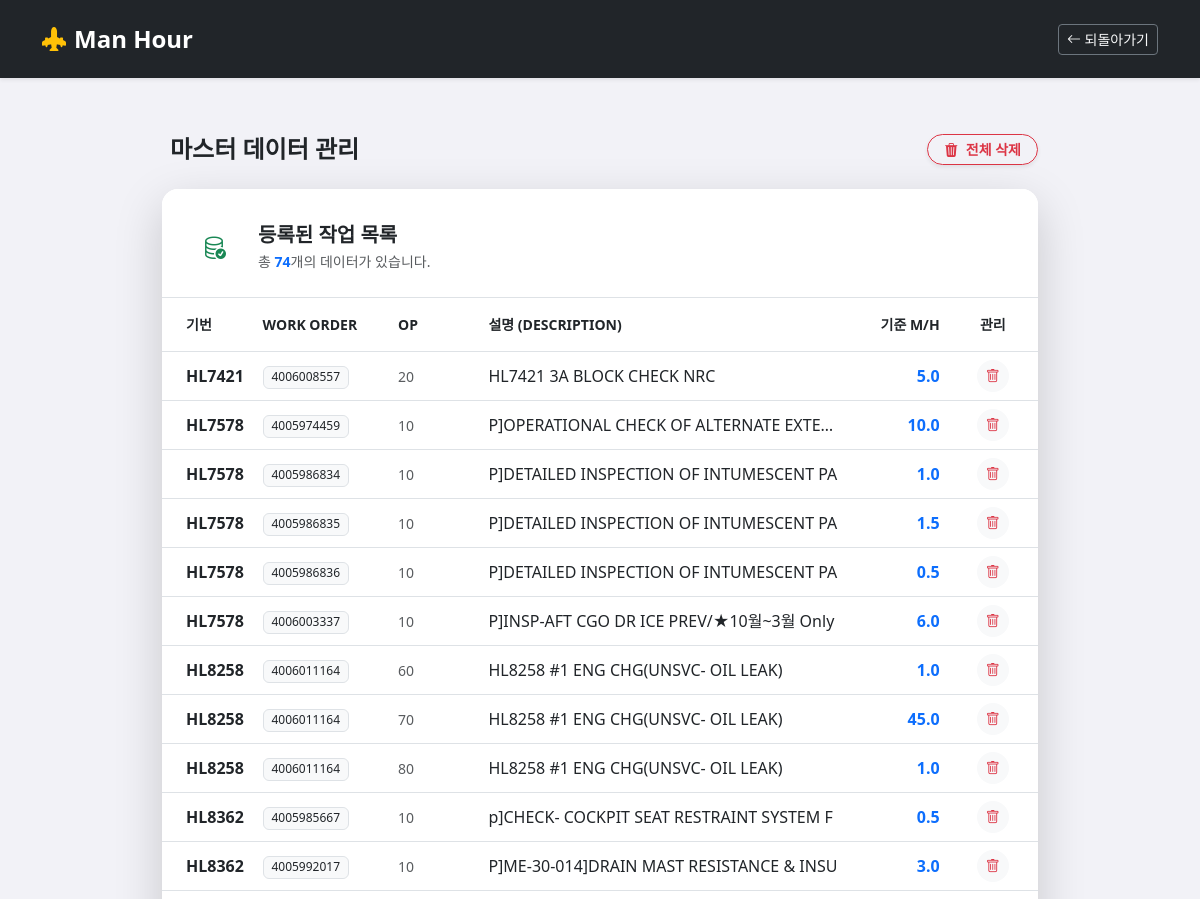
The page /master-data/ (signed in, upper part) on the database as committed earlier.
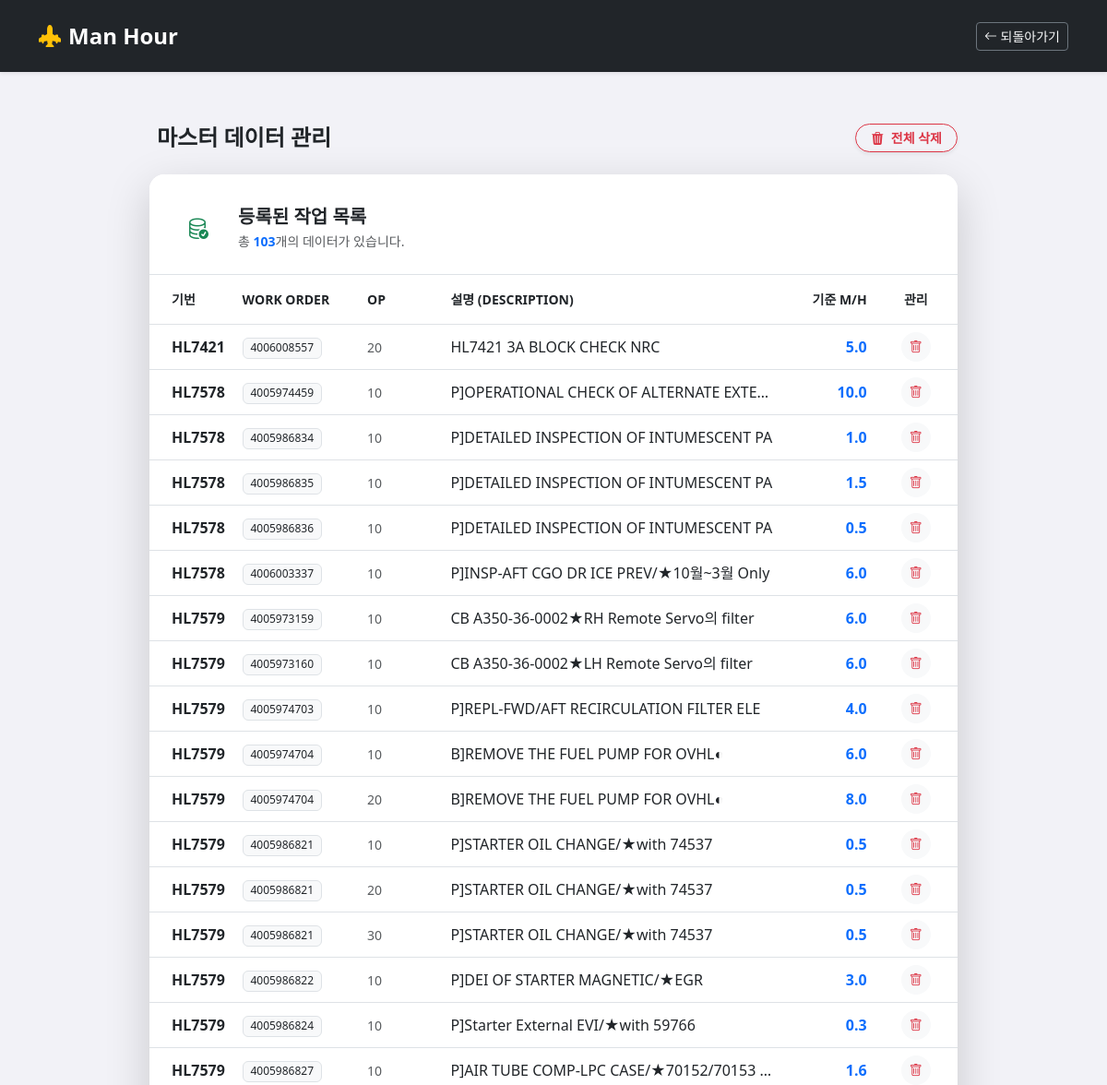
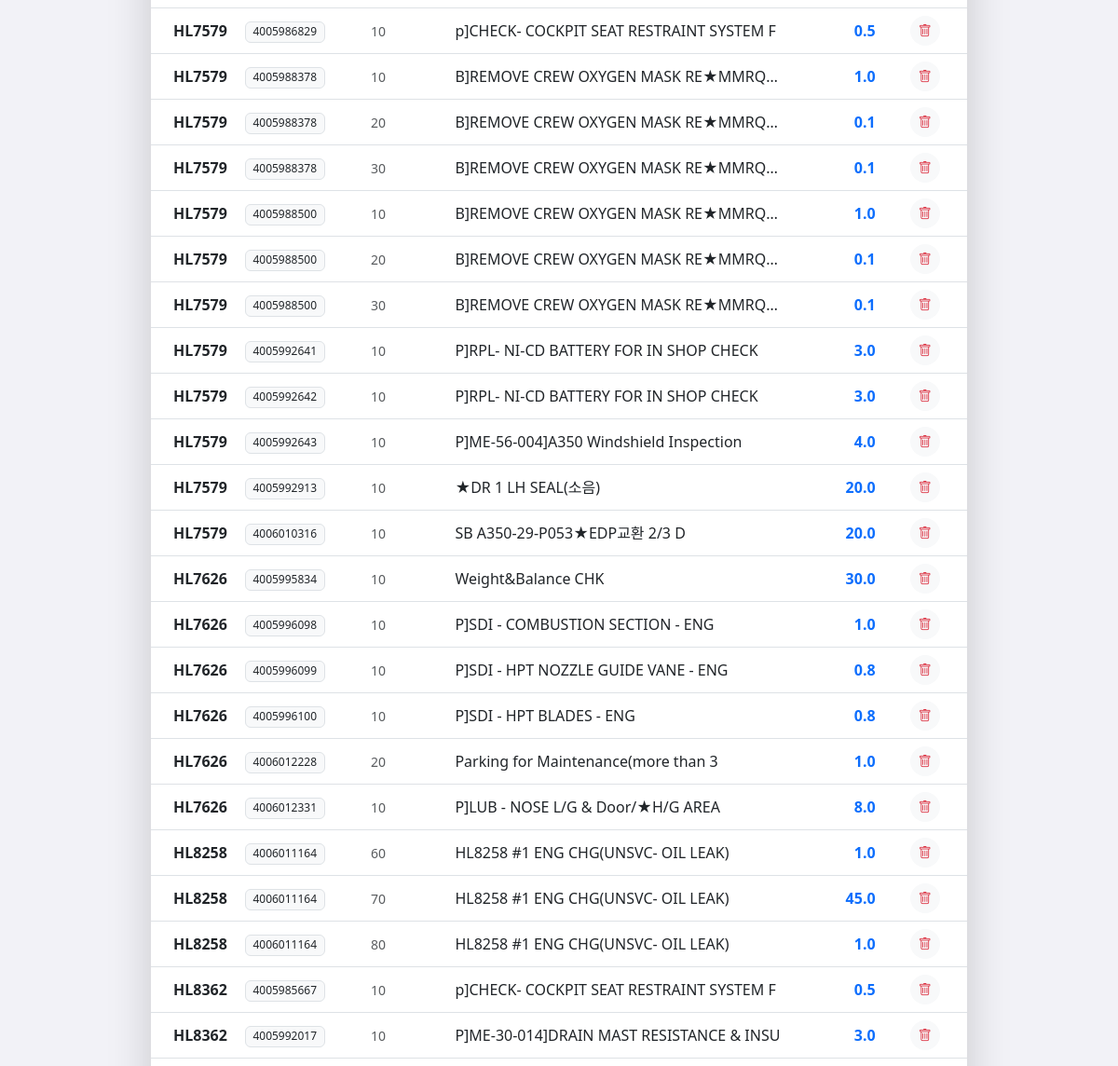
The same page on the database as committed later (2 pictures, top to bottom).
### manning/models.py (models this page shows, shortened)
class TaskMaster(models.Model):
    gibun_code = models.CharField(max_length=50, verbose_name="기번")
    work_order = models.CharField(max_length=100)
    op = models.CharField(max_length=50)
    description = models.TextField()
    default_mh = models.FloatField(default=0.0)

### manning/views.py (the view)
# urls.py: path("master-data/", views.MasterDataListView.as_view(), name="master_data_list"),
class MasterDataListView(SimpleLoginRequiredMixin, ListView):
    model = TaskMaster
    template_name = "manning/master_data_list.html"
    context_object_name = "taskmasters"
    def get_queryset(self):
        return TaskMaster.objects.all().order_by("gibun_code", "work_order", "op")
    def get_context_data(self, **kwargs):
        context = super().get_context_data(**kwargs)
        context["total_count"] = self.object_list.count()
        context["navbar_template"] = "manning/navbar/navbar_back_master.html"
        return context

### manning/views.py (called while the page is built)
    def dispatch(self, request, *args, **kwargs):
        if not request.session.get("is_authenticated"):
            return redirect("login")
        return super().dispatch(request, *args, **kwargs)

### manning/templates/manning/master_data_list.html (shortened to what the changed rows need)
{% extends "manning/base/base.html" %}
{% load static %}
{% block content %}
<div class="container mt-4 mb-5" style="max-width: 900px; ">
    <div class="card border-0 shadow-lg rounded-4 overflow-hidden" data-aos="fade-up">
        <div class="card-header bg-white border-bottom pt-4 pb-3 px-4">
            <div class="d-flex justify-content-between align-items-center">
                <div class="d-flex align-items-center gap-3">
                    <div>
                        <p class="text-muted small mb-0">총 <strong class="text-primary">
                            {{ total_count }}</strong>개의 데이터가 있습니다.</p>
                    </div>
                </div>
            </div>
        </div>
        <div class="card-body p-0">
            {% if taskmasters %}
            <div class="table-responsive">
                <table class="table table-hover align-middle mb-0 text-nowrap">
                    <thead class="bg-light text-muted small text-uppercase">
                        <tr>
                            <th class="py-3 ps-4" style="width: 10%;">기번</th>
                            <th class="py-3" style="width: 15%;">Work Order</th>
                            <th class="py-3" style="width: 10%;">OP</th>
                            <th class="py-3" style="width: 40%;">설명 (Description)</th>
                            <th class="py-3 text-end" style="width: 10%;">기준 M/H</th>
                            <th class="py-3 text-center" style="width: 10%;">관리</th>
                        </tr>
                    </thead>
                    <tbody class="border-top-0">
                        {% for t in taskmasters %}
                        <tr>
                            <td class="ps-4 fw-bold text-dark">{{ t.gibun_code }}</td>
                            <td><span class="badge bg-light text-dark border fw-normal">{{ t.work_order }}</span></td>
                            <td><span class="text-muted small">{{ t.op }}</span></td>
                            <td>
                                <div class="text-truncate" style="max-width: 350px;" title="{{ t.description }}">
                                    {{ t.description }}
                                </div>
                            </td>
                            <td class="text-end fw-bold text-primary">{{ t.default_mh }}</td>
                            <td class="text-center">
                                <form action="{% url 'delete_taskmaster' t.id %}" method="POST" class="d-inline">
                                    <button type="submit"
                                            class="btn btn-sm btn-light text-danger border-0 rounded-circle"
                                            style="width: 32px; height: 32px;"
                                            onclick="return confirm('이 항목을 삭제하시겠습니까?');"
                                            data-bs-toggle="tooltip"
                                            title="삭제">
                                        <i class="bi bi-trash"></i>
                                    </button>
                                </form>
                            </td>
                        </tr>
                        {% endfor %}
                    </tbody>
                </table>
            </div>
            {% endif %}
        </div>
    </div>
</div>
{% endblock content %}

Rows that differ between the two databases and show on the page:
added TaskMaster: gibun_code "HL7579", work_order "4005973159", op "10", description "CB A350-36-0002★RH Remote Servo의 filter", default_mh "6.0"
added TaskMaster: gibun_code "HL7579", work_order "4005973160", op "10", description "CB A350-36-0002★LH Remote Servo의 filter", default_mh "6.0"
added TaskMaster: gibun_code "HL7579", work_order "4005974703", op "10", description "P]REPL-FWD/AFT RECIRCULATION FILTER ELE", default_mh "4.0"
added TaskMaster: gibun_code "HL7579", work_order "4005974704", op "10", description "B]REMOVE THE FUEL PUMP FOR OVHL◐", default_mh "6.0"
added TaskMaster: gibun_code "HL7579", work_order "4005974704", op "20", description "B]REMOVE THE FUEL PUMP FOR OVHL◐", default_mh "8.0"
added TaskMaster: gibun_code "HL7579", work_order "4005986821", op "10", description "P]STARTER OIL CHANGE/★with 74537", default_mh "0.5"
added TaskMaster: gibun_code "HL7579", work_order "4005986821", op "20", description "P]STARTER OIL CHANGE/★with 74537", default_mh "0.5"
added TaskMaster: gibun_code "HL7579", work_order "4005986821", op "30", description "P]STARTER OIL CHANGE/★with 74537", default_mh "0.5"
added TaskMaster: gibun_code "HL7579", work_order "4005986822", op "10", description "P]DEI OF STARTER MAGNETIC/★EGR", default_mh "3.0"
added TaskMaster: gibun_code "HL7579", work_order "4005986824", op "10", description "P]Starter External EVI/★with 59766", default_mh "0.3"
added TaskMaster: gibun_code "HL7579", work_order "4005986827", op "10", description "P]AIR TUBE COMP-LPC CASE/★70152/70153…", default_mh "1.6"
added TaskMaster: gibun_code "HL7579", work_order "4005986829", op "10", description "p]CHECK- COCKPIT SEAT RESTRAINT SYSTEM F", default_mh "0.5"
added TaskMaster: gibun_code "HL7579", work_order "4005988378", op "10", description "B]REMOVE CREW OXYGEN MASK RE★MMRQ…", default_mh "1.0"
added TaskMaster: gibun_code "HL7579", work_order "4005988378", op "20", description "B]REMOVE CREW OXYGEN MASK RE★MMRQ…", default_mh "0.1"
added TaskMaster: gibun_code "HL7579", work_order "4005988378", op "30", description "B]REMOVE CREW OXYGEN MASK RE★MMRQ…", default_mh "0.1"
added TaskMaster: gibun_code "HL7579", work_order "4005988500", op "10", description "B]REMOVE CREW OXYGEN MASK RE★MMRQ…", default_mh "1.0"
added TaskMaster: gibun_code "HL7579", work_order "4005988500", op "20", description "B]REMOVE CREW OXYGEN MASK RE★MMRQ…", default_mh "0.1"
added TaskMaster: gibun_code "HL7579", work_order "4005988500", op "30", description "B]REMOVE CREW OXYGEN MASK RE★MMRQ…", default_mh "0.1"
added TaskMaster: gibun_code "HL7579", work_order "4005992641", op "10", description "P]RPL- NI-CD BATTERY FOR IN SHOP CHECK", default_mh "3.0"
added TaskMaster: gibun_code "HL7579", work_order "4005992642", op "10", description "P]RPL- NI-CD BATTERY FOR IN SHOP CHECK", default_mh "3.0"
added TaskMaster: gibun_code "HL7579", work_order "4005992643", op "10", description "P]ME-56-004]A350 Windshield Inspection", default_mh "4.0"
added TaskMaster: gibun_code "HL7579", work_order "4005992913", op "10", description "★DR 1 LH SEAL(소음)", default_mh "20.0"
added TaskMaster: gibun_code "HL7579", work_order "4006010316", op "10", description "SB A350-29-P053★EDP교환 2/3 D", default_mh "20.0"
added TaskMaster: gibun_code "HL7626", work_order "4005995834", op "10", description "Weight&Balance CHK", default_mh "30.0"
added TaskMaster: gibun_code "HL7626", work_order "4005996098", op "10", description "P]SDI - COMBUSTION SECTION - ENG", default_mh "1.0"
added TaskMaster: gibun_code "HL7626", work_order "4005996099", op "10", description "P]SDI - HPT NOZZLE GUIDE VANE - ENG", default_mh "0.8"
added TaskMaster: gibun_code "HL7626", work_order "4005996100", op "10", description "P]SDI - HPT BLADES - ENG", default_mh "0.8"
added TaskMaster: gibun_code "HL7626", work_order "4006012228", op "20", description "Parking for Maintenance(more than 3", default_mh "1.0"
added TaskMaster: gibun_code "HL7626", work_order "4006012331", op "10", description "P]LUB - NOSE L/G & Door/★H/G AREA", default_mh "8.0"
Other text that changed with them:
{{ total_count }}: "74" → "103"
